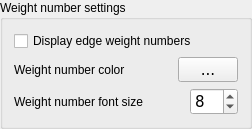
        <widget class="QGroupBox" name="groupBox_10">
         <property name="title">
          <string>Weight number settings</string>
         </property>
         <layout class="QGridLayout" name="gridLayout_12">
          <item row="0" column="0">
           <widget class="QCheckBox" name="edgeWeightNumbersChkBox">
            <property name="toolTip">
             <string>&lt;html&gt;&lt;head/&gt;&lt;body&gt;&lt;p&gt;&lt;span style=&quot; font-weight:600;&quot;&gt;Edge weight numbers&lt;/span&gt;&lt;/p&gt;&lt;p&gt;Enable or disable edge weight numbers. When enabled, a number will be displayed along every edge indicating the edge weight.&lt;/p&gt;&lt;p&gt;Any change to this setting will apply to all existing weight numbers immediately.&lt;/p&gt;&lt;p&gt;This is a permanent setting. Once you press OK, it will be saved and used in all future SocNetV sessions as default when creating new edges.&lt;/p&gt;&lt;/body&gt;&lt;/html&gt;</string>
            </property>
            <property name="layoutDirection">
             <enum>Qt::LeftToRight</enum>
            </property>
            <property name="text">
             <string>Display edge weight numbers</string>
            </property>
           </widget>
          </item>
          <item row="1" column="0">
           <layout class="QHBoxLayout" name="horizontalLayout_19">
            <item>
             <widget class="QLabel" name="label_19">
              <property name="text">
               <string>Weight number color</string>
              </property>
             </widget>
            </item>
            <item>
             <spacer name="horizontalSpacer_19">
              <property name="font">
               <font>
                <family>DejaVu Sans</family>
                <pointsize>11</pointsize>
               </font>
              </property>
              <property name="orientation">
               <enum>Qt::Horizontal</enum>
              </property>
              <property name="sizeHint" stdset="0">
               <size>
                <width>40</width>
                <height>20</height>
               </size>
              </property>
             </spacer>
            </item>
            <item>
             <widget class="QToolButton" name="edgeWeightNumberColorBtn">
              <property name="minimumSize">
               <size>
                <width>60</width>
                <height>25</height>
               </size>
              </property>
              <property name="font">
               <font>
                <family>DejaVu Sans</family>
                <pointsize>11</pointsize>
               </font>
              </property>
              <property name="cursor">
               <cursorShape>PointingHandCursor</cursorShape>
              </property>
              <property name="toolTip">
               <string>&lt;html&gt;&lt;head/&gt;&lt;body&gt;&lt;p&gt;&lt;span style=&quot; font-weight:600;&quot;&gt;Edge weight number color&lt;/span&gt;&lt;/p&gt;&lt;p&gt;Click to select a new color for all edge weight numbers.&lt;/p&gt;&lt;p&gt;Any change to this setting will apply to all existing weight numbers immediately.&lt;/p&gt;&lt;p&gt;This is a permanent setting. Once you press OK, it will be saved and used in all future SocNetV sessions as default edge weight number color when creating new edges.&lt;/p&gt;&lt;/body&gt;&lt;/html&gt;</string>
              </property>
              <property name="whatsThis">
               <string>&lt;html&gt;&lt;head/&gt;&lt;body&gt;&lt;p&gt;&lt;span style=&quot; font-weight:600;&quot;&gt;Edge weight number color&lt;/span&gt;&lt;/p&gt;&lt;p&gt;Click to select a new color for all edge weight numbers.&lt;/p&gt;&lt;p&gt;Any change to this setting will apply to all existing weight numbers immediately.&lt;/p&gt;&lt;p&gt;This is a permanent setting. Once you press OK, it will be saved and used in all future SocNetV sessions as default edge weight number color when creating new edges.&lt;/p&gt;&lt;/body&gt;&lt;/html&gt;</string>
              </property>
              <property name="text">
               <string>...</string>
              </property>
              <property name="iconSize">
               <size>
                <width>60</width>
                <height>20</height>
               </size>
              </property>
             </widget>
            </item>
           </layout>
          </item>
          <item row="2" column="0">
           <layout class="QHBoxLayout" name="horizontalLayout_18">
            <item>
             <widget class="QLabel" name="label_18">
              <property name="text">
               <string>Weight number font size</string>
              </property>
             </widget>
            </item>
            <item>
             <spacer name="horizontalSpacer_18">
              <property name="font">
               <font>
                <family>DejaVu Sans</family>
                <pointsize>11</pointsize>
               </font>
              </property>
              <property name="orientation">
               <enum>Qt::Horizontal</enum>
              </property>
              <property name="sizeHint" stdset="0">
               <size>
                <width>40</width>
                <height>20</height>
               </size>
              </property>
             </spacer>
            </item>
            <item>
             <widget class="QSpinBox" name="edgeWeightNumberSizeSpin">
              <property name="font">
               <font>
                <family>DejaVu Sans</family>
                <pointsize>11</pointsize>
               </font>
              </property>
              <property name="cursor">
               <cursorShape>SizeVerCursor</cursorShape>
              </property>
              <property name="toolTip">
               <string>&lt;html&gt;&lt;head/&gt;&lt;body&gt;&lt;p&gt;&lt;span style=&quot; font-weight:600;&quot;&gt;Edge weight number text size&lt;/span&gt;&lt;/p&gt;&lt;p&gt;Click to select a new text size (in pixels) for all edge weight numbers.&lt;/p&gt;&lt;p&gt;Any change to this setting will apply to all existing weight numbers immediately.&lt;/p&gt;&lt;p&gt;This is a permanent setting. Once you press OK, it will be saved and used in all future SocNetV sessions as default edge weight number size when creating new edges.&lt;/p&gt;&lt;/body&gt;&lt;/html&gt;</string>
              </property>
              <property name="whatsThis">
               <string>&lt;html&gt;&lt;head/&gt;&lt;body&gt;&lt;p&gt;&lt;span style=&quot; font-weight:600;&quot;&gt;Edge weight number text size&lt;/span&gt;&lt;/p&gt;&lt;p&gt;Click to select a new text size (in pixels) for all edge weight numbers.&lt;/p&gt;&lt;p&gt;Any change to this setting will apply to all existing weight numbers immediately.&lt;/p&gt;&lt;p&gt;This is a permanent setting. Once you press OK, it will be saved and used in all future SocNetV sessions as default edge weight number size when creating new edges.&lt;/p&gt;&lt;/body&gt;&lt;/html&gt;</string>
              </property>
              <property name="minimum">
               <number>1</number>
              </property>
              <property name="value">
               <number>8</number>
              </property>
             </widget>
            </item>
           </layout>
          </item>
         </layout>
        </widget>
